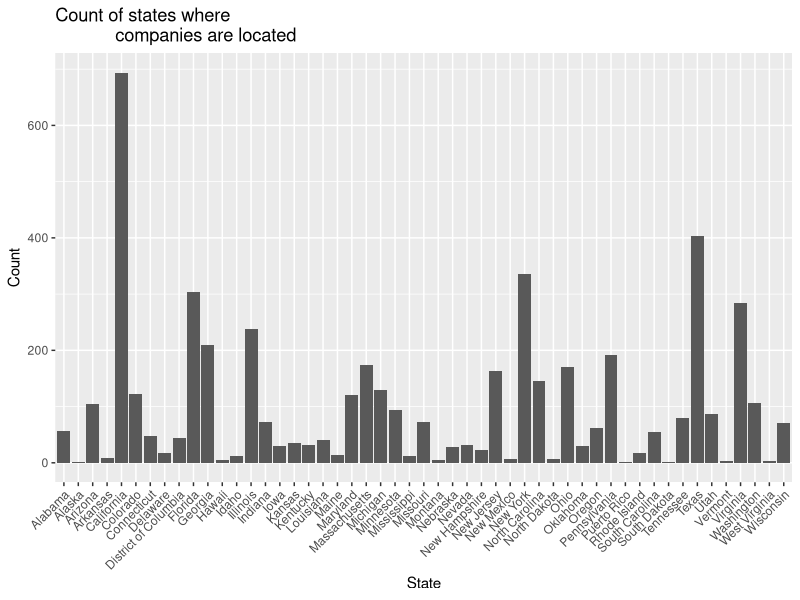
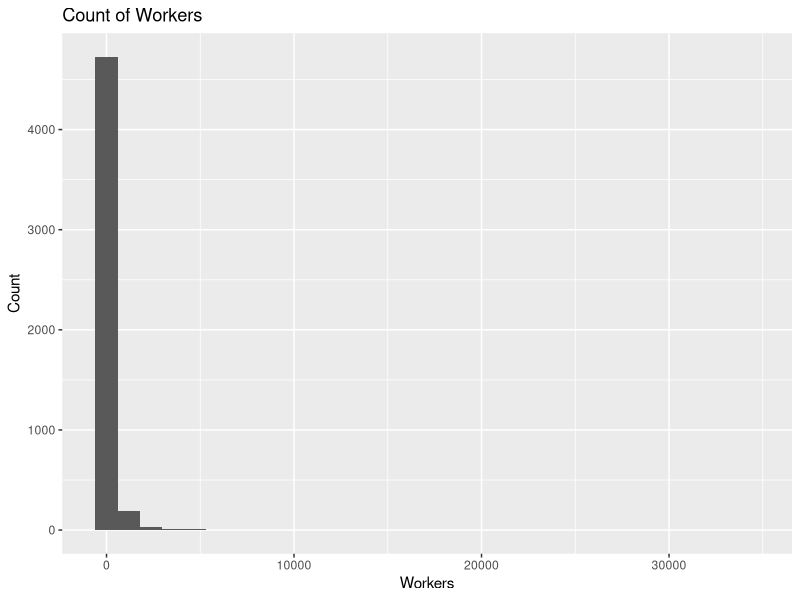
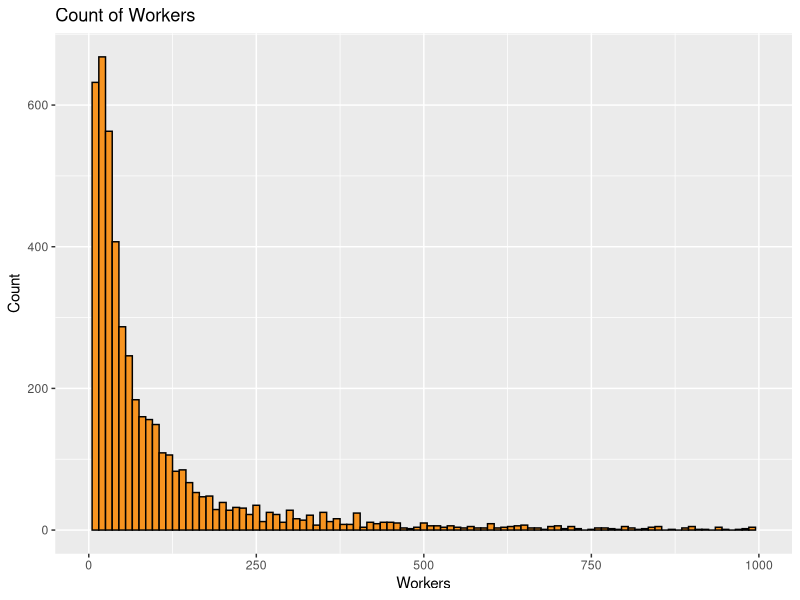
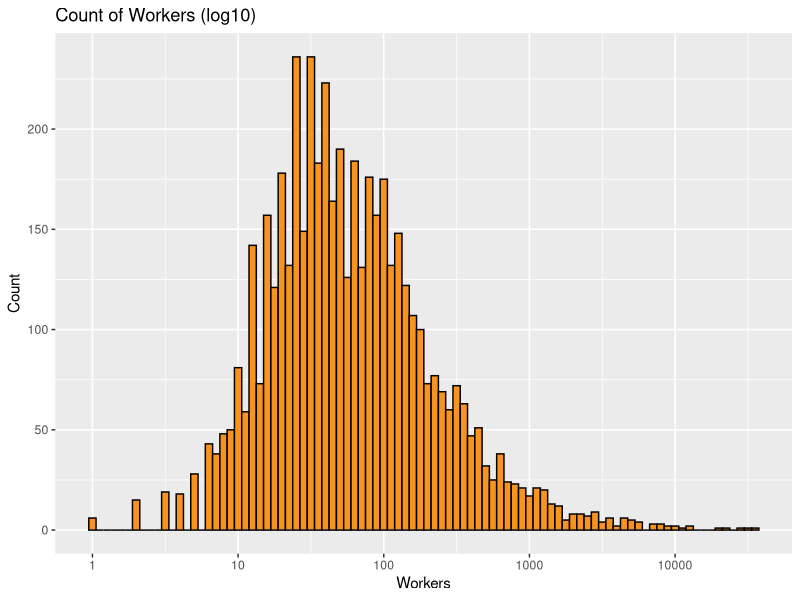
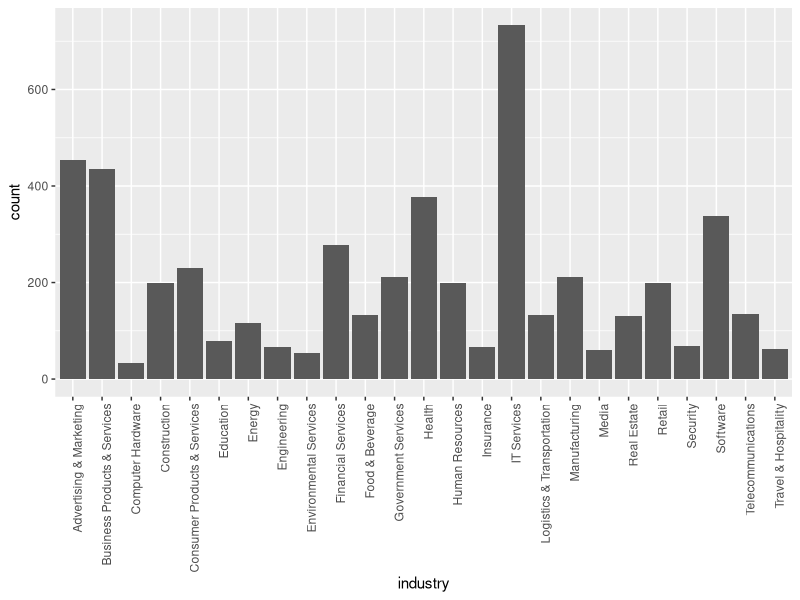
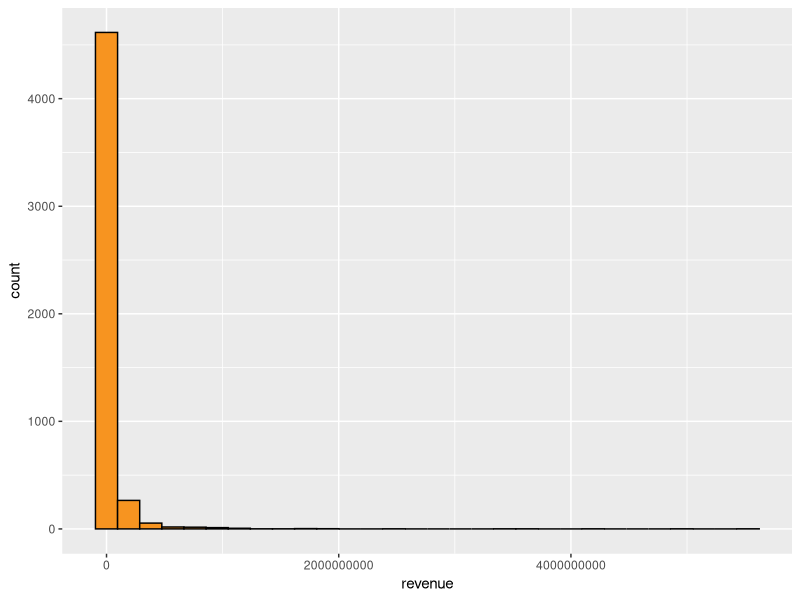
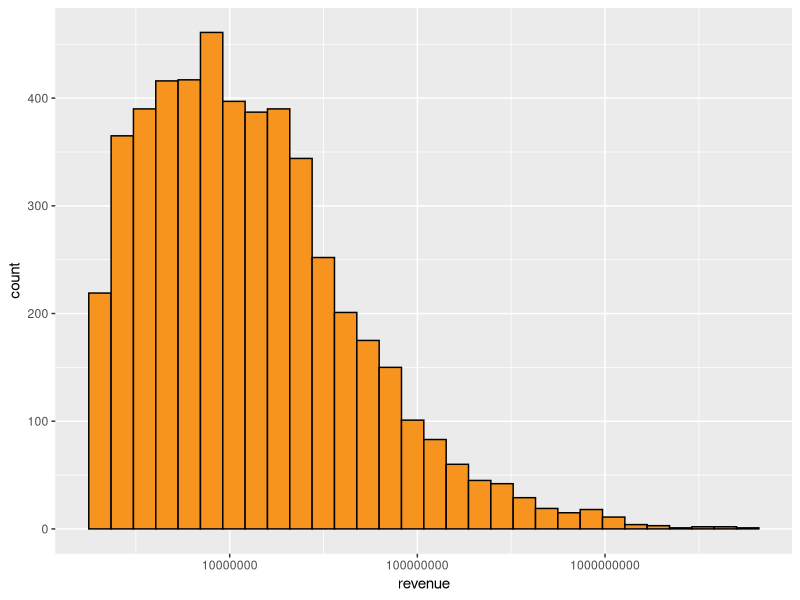
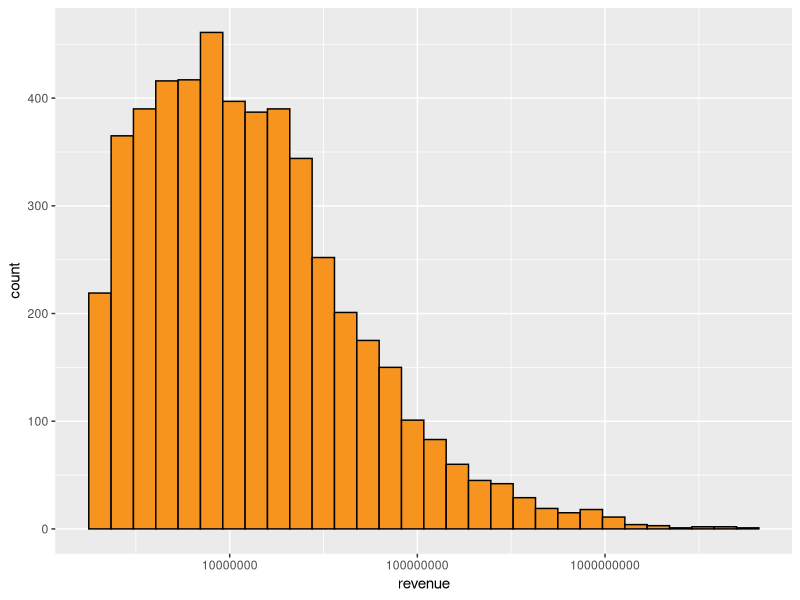

Write the R code that produced these figures, in order. (Note: this script raises an error after producing the figures.)
## ---- chunk 1
# Load all of the packages that you end up using
# in your analysis in this code chunk.

# Notice that the parameter "echo" was set to FALSE for this code chunk.
# This prevents the code from displaying in the knitted HTML output.
# You should set echo=FALSE for all code chunks in your file.

library(ggplot2)
library(GGally)
# eliminates scientific notation when printing large numbers
options(scipen=999)
## ---- chunk 2
# Load the Data into "companies"
# See WrangleInc5000.py for python code that cleaned and
# subsetted original CSV before importing to R

getwd()
setwd("/Users/horsepower/Dropbox/Udacity/NanoDA/EDAwithR/Project3/")
companies <- read.csv("Inc5000_Companies_2014_subset.csv")
# Rename the first column with a null variable name to "rowNum"
names(companies)[names(companies) == 'X'] <- 'row_num'
## ---- chunk 3
names(companies)
## ---- chunk 4
dim(companies)
## ---- chunk 5
str(companies)
# Change rank to ordered factor since the variable 
# is categorical and order matters
companies$rank <- as.ordered(companies$rank)
companies$rank <- ordered(companies$rank, levels=rev(levels(companies$rank)))

## ---- chunk 6
levels(companies$state_l)
## ---- chunk 7
levels(companies$state_l)
## ---- chunk 8
summary(companies)
## ---- chunk 9
ggplot(data = companies, aes(x = state_l)) +
    geom_bar() +
    xlab("State") + 
    ylab("Count") +
    # densely packed x axis labels need spacing
    theme(axis.text.x = element_text(angle = 45, 
                                     hjust = 1)) +
    ggtitle("Count of states where 
            companies are located")

## ---- chunk 10
ggplot(data = companies, aes(x = workers)) +
    geom_histogram() +
    xlab("Workers") + 
    ylab("Count") +
    ggtitle("Count of Workers")
## ---- chunk 11
ggplot(data = companies, aes(x = workers)) +
    geom_histogram(binwidth = 10, 
                   color = 'black', fill = '#F79420') +
    # cut out some outliers
    xlim(0, 1000) +
    xlab("Workers") + 
    ylab("Count") +
    ggtitle("Count of Workers")

## ---- chunk 12
ggplot(data = companies, aes(x = workers)) +
    geom_histogram(binwidth = .05,
                   color = 'black', fill = '#F79420') +
    scale_x_log10() +
    xlab("Workers") + 
    ylab("Count") +
    ggtitle("Count of Workers (log10)")

summary(companies$workers)

## ---- chunk 13
ggplot(data = companies, aes(x = industry)) +
    geom_bar() +
    theme(axis.text.x = element_text(angle = 90, 
                                     hjust = 1))
## ---- chunk 14
ggplot(data = companies, aes(x = revenue)) +
    geom_histogram(color = 'black', fill = '#F79420')

message("The revenue distribution is really skewed right. 
        A log10 transformation and adjusting bin width will
        help illustrate trends.")
range(companies$revenue)

ggplot(data = companies, aes(x = revenue)) +
    geom_histogram(color = 'black', fill = '#F79420') +
    scale_x_log10()

message("Even after a log10 transformation, the data is still skewed 
        to the right. Removing extremely high
        revenue outliers helps show a more normal distribution")

ggplot(data = companies, aes(x = revenue)) +
    geom_histogram(color = 'black', fill = '#F79420') +
    scale_x_continuous(trans = "log10")


## ---- chunk 15
ggplot(data = companies, aes(x = growth)) +
    geom_histogram(binwidth = 10,
                   color = 'black', fill = '#F79420') +
    scale_x_continuous(limits = c(0, 1000))

message("The long tail skew to the right justifies log10 transformation.")

ggplot(data = companies, aes(x = growth)) +
    geom_histogram(binwidth = 0.05,
                   color = 'black', fill = '#F79420') +
    scale_x_log10()

summary(companies$growth)
## ---- chunk 16

freqp.growth <- ggplot(data = companies, aes(x = growth)) +
    geom_freqpoly() +
    scale_x_log10()

freqp.revenue <- ggplot(data = companies, aes(x = revenue)) +
    geom_freqpoly() +
    scale_x_log10() +
    scale_y_continuous(limits = c(0, 600))

library(gridExtra)

grid.arrange(freqp.growth, freqp.revenue, nrow = 1)

dens.growth <- ggplot(data = companies, aes(x = growth)) +
    geom_density() +
    scale_x_log10()

dens.revenue <- ggplot(data = companies, aes(x = revenue)) +
    geom_point() +
    scale_x_log10() +
    scale_y_continuous(limits = c(0, 1))

grid.arrange(dens.growth, dens.revenue, nrow = 1)


## ---- chunk 17
companies$revenue2013 <- companies$revenue/((companies$growth/100) + 1)
head(companies$revenue2013)

companies$growth_dollar <- companies$revenue - companies$revenue2013
head(companies$growth_dollar)

# renames original columns for clarity
names(companies)[names(companies) == 'revenue'] <- 'revenue2014'
names(companies)[names(companies) == 'growth'] <- 'growth_percentage'
## ---- chunk 18
# Population numbers have commas separating the thousands place. 
# Must convert population to numeric to perform arithmetic 
population <- read.csv("state_population_census.csv", stringsAsFactors=FALSE)
head(population)
## ---- chunk 19
library(dplyr)
state_growth <- companies %>%
    group_by(state_l) %>%
    summarise(state_growth_dollar = sum(growth_dollar)) %>%
    ungroup() %>%
    arrange(state_l)
state_growth <- merge(x = state_growth, 
                      y = subset(population, 
                                 select = c("Geographic_Area", "Est_2014")), 
                      by.x = "state_l", by.y = "Geographic_Area")
names(state_growth)[names(state_growth) == 'Est_2014'] <- 'state_population2014'

state_growth$state_population2014 <- as.numeric(gsub(",", "", 
                                                     state_growth$state_population2014))
state_growth$growth_per_capita <- state_growth$state_growth_dollar/
                                    state_growth$state_population2014
state_growth <- arrange(state_growth, desc(state_growth_dollar))

## ---- chunk 20
names(state_growth)
str(state_growth)
## ---- chunk 21
str(state_growth)
str(companies)
## ---- chunk 22
str(companies)

companies_matrix_subset <- subset(companies, select = c(-row_num, -id, -rank, -company, -url, -state_l, -state_s, -city, -metro))
str(companies_matrix_subset)
library(GGally)
library(ggplot2)
theme_set(theme_minimal(20))
?sample_n

head(companies_matrix_subset)
ggpairs(companies_matrix_subset)
# sample_n(companies_matrix_subset, 1000)
ggpairs(companies_matrix_subset, 
        upper = list(continuous = "density", combo = "dot", discrete = "ratio"),
        lower = list(continuous = "points", combo = "box", discrete = "facetbar"))
ggpairs(companies_matrix_subset, 
        upper = list(continuous = "cor", combo = "facethist", discrete = "ratio"),
        lower = list(continuous = "smooth", combo = "denstrip", discrete = "facetbar"),
        diag = list(continuous = "bar", discrete = "bar"))

ggpairs(state_growth)
ggpairs(state_growth,
        upper = list(continuous = "cor", combo = "facethist", discrete = "ratio"),
        lower = list(continuous = "smooth", combo = "denstrip", discrete = "facetbar"),
        diag = list(continuous = "bar", discrete = "bar"))
ggpairs(state_growth,
        upper = list(continuous = "density", combo = "dot", discrete = "ratio"),
        lower = list(continuous = "points", combo = "box", discrete = "facetbar"),
        diag = list(continuous = "bar", discrete = "bar"))

## ---- chunk 23

library(scales)
ggplot(data = state_growth, aes(x = state_growth_dollar)) +
    geom_histogram(color = 'black', fill = '#F79420') +
    scale_x_continuous(name = "State Growth Dollars", labels = comma)

ggplot(data = state_growth, aes(x = growth_per_capita)) +
    geom_histogram(color = 'black', fill = '#F79420') +
    scale_x_continuous(name = "State Growth per capita")

state_growth <- arrange(state_growth, desc(growth_per_capita))
## ---- chunk 24
ggplot(data = state_growth, aes(x = state_l, y = growth_per_capita)) +
    geom_bar(stat = "identity", color = 'black', fill = '#F79420') +
    theme(axis.text.x = element_text(angle = 90, 
                                     hjust = 1)) 

state_growth <- arrange(state_growth, desc(growth_per_capita))

ggplot(data = state_growth, aes(x = factor(state_l, levels = state_l), 
                                y = growth_per_capita)) +
    geom_bar(stat = "identity", color = 'black', fill = '#F79420') +
    xlab("State") + 
    ylab("Fast growth dollars per capita") +
    # densely packed x axis labels need spacing
    theme(axis.text.x = element_text(angle = 90, 
                                     hjust = 1)) +
    ggtitle("Revenue growth by state, normalized by population")
## ---- chunk 25
ggplot(data = companies, aes(x = revenue2014, y = growth_dollar)) +
    geom_point()

cor.test(companies$revenue2014, companies$growth_dollar)

## ---- chunk 26
ggplot(data = companies, aes(x = revenue2013, y = growth_dollar)) +
    geom_point()
cor.test(companies$revenue2013, companies$growth_dollar)

ggplot(data = companies, aes(x = revenue2013, y = growth_percentage)) +
    geom_point()
## ---- chunk 27
ggplot(data = companies, aes(x = revenue2014, y = growth_percentage)) +
    geom_point()

ggplot(data = companies, aes(x = revenue2014/1000000, y = growth_percentage)) +
    geom_point() +
    scale_x_continuous(limits = c(0, 1300), aes(x = "Revenue (Millions)")) +
    scale_y_continuous(limits = c(0, 15000), aes(y = "Growth (percent)"))

ggplot(data = companies, aes(x = revenue2014/1000000, y = growth_percentage)) +
    geom_jitter(alpha = 1/5) +
    scale_x_continuous(limits = c(0, 500), aes(x = "Revenue (Millions)")) +
    scale_y_continuous(limits = c(0, 5000), aes(y = "Growth (percent)")) + 
    scale_x_log10()

ggplot(data = companies, aes(x = revenue2014/1000000, y = growth_percentage)) +
    geom_jitter(alpha = 1/2) +
    scale_x_continuous(limits = c(0, 100), aes(x = "Revenue (Millions)")) +
    scale_y_continuous(limits = c(0, 1000), aes(y = "Growth (percent)")) + 
    scale_x_log10()

## ---- chunk 28
ggplot(data = companies, aes(x = yrs_on_list, y = revenue2014)) +
    geom_point()

ggplot(data = companies, aes(x = yrs_on_list, y = revenue2014)) +
    geom_jitter(alpha = 1/5) +
    scale_y_continuous(limits = c(0, 500000000))

cor.test(companies$yrs_on_list, companies$revenue2014)
cor.test(companies$yrs_on_list, companies$revenue2013)
## ---- chunk 29
ggplot(data = companies, aes(x = industry, y = yrs_on_list)) +
    geom_boxplot() + 
    theme(axis.text.x = element_text(angle = 45, 
                                     hjust = 1))

ggplot(data = companies, aes(x = industry, y = yrs_on_list)) +
    geom_boxplot() +
    scale_y_continuous(limits = c(0, 8)) + 
    theme(axis.text.x = element_text(angle = 45, 
                                     hjust = 1))

ggplot(data = companies, aes(x = industry, y = yrs_on_list)) +
    geom_violin() +
    scale_y_continuous(limits = c(0, 8)) + 
    theme(axis.text.x = element_text(angle = 45, 
                                     hjust = 1))
## ---- chunk 30
ggplot(data = companies, aes(x = industry, y = growth_dollar)) +
    geom_jitter(alpha = 1/4) +
    scale_y_continuous(limits = c(0, 150000000)) + 
    theme(axis.text.x = element_text(angle = 45, 
                                     hjust = 1))

ggplot(data = companies, aes(x = industry, y = growth_percentage)) +
    geom_jitter(alpha = 1/4) +
    scale_y_continuous(limits = c(0, 7500)) + 
    theme(axis.text.x = element_text(angle = 45, 
                                     hjust = 1))

ggplot(data = companies, aes(x = industry, y = revenue2014)) +
    geom_jitter(alpha = 1/4) +
    scale_y_continuous(limits = c(0, 500000000)) + 
    theme(axis.text.x = element_text(angle = 45, 
                                     hjust = 1))

ggplot(data = companies, aes(x = industry, y = revenue2013)) +
    geom_jitter(alpha = 1/4) +
    scale_y_continuous(limits = c(0, 500000000)) + 
    theme(axis.text.x = element_text(angle = 45, 
                                     hjust = 1))

ggplot(data = companies, aes(x = yrs_on_list, y = growth_dollar)) +
    geom_jitter()

ggplot(data = companies, aes(x = yrs_on_list, y = growth_dollar/1000000)) +
    geom_jitter(alpha = 1/4) +
    scale_y_continuous(limits = c(0, 250))

ggplot(data = companies, aes(x = yrs_on_list, y = growth_percentage)) +
    geom_jitter(alpha = 1/4) +
    scale_y_continuous(limits = c(0, 1000))

## ---- chunk 31

ggplot(data = companies, aes(x = revenue2014, y = growth_dollar)) +
    geom_jitter() +
    geom_rug() 

ggplot(data = companies, aes(x = revenue2014/1000000, y = growth_dollar/1000000)) +
    geom_jitter(alpha = 1/3, color = 'steelblue') +
    geom_rug() +
    scale_x_continuous(limits = c(0, 500)) +
    scale_y_continuous(limits = c(0, 400))

ggplot(data = companies, aes(x = revenue2014/1000000, y = growth_dollar/1000000)) +
    geom_jitter(alpha = 1/3, color = 'steelblue') +
    geom_rug() +
    scale_x_continuous(limits = c(0, 100)) +
    scale_y_continuous(limits = c(0, 100))

ggplot(data = companies, aes(x = revenue2014, y = growth_dollar)) +
    geom_bin2d()

ggplot(data = companies, aes(x = revenue2014, y = growth_dollar)) +
    geom_density2d()

ggplot(data = companies, aes(x = revenue2014, y = growth_dollar)) +
    geom_step()
ggplot(data = companies, aes(x = revenue2014, y = growth_dollar)) +
    geom_step(stat = 'summary', fun.y = median)



## ---- chunk 32

## ---- chunk 33

## ---- chunk 34

## ---- chunk 35
